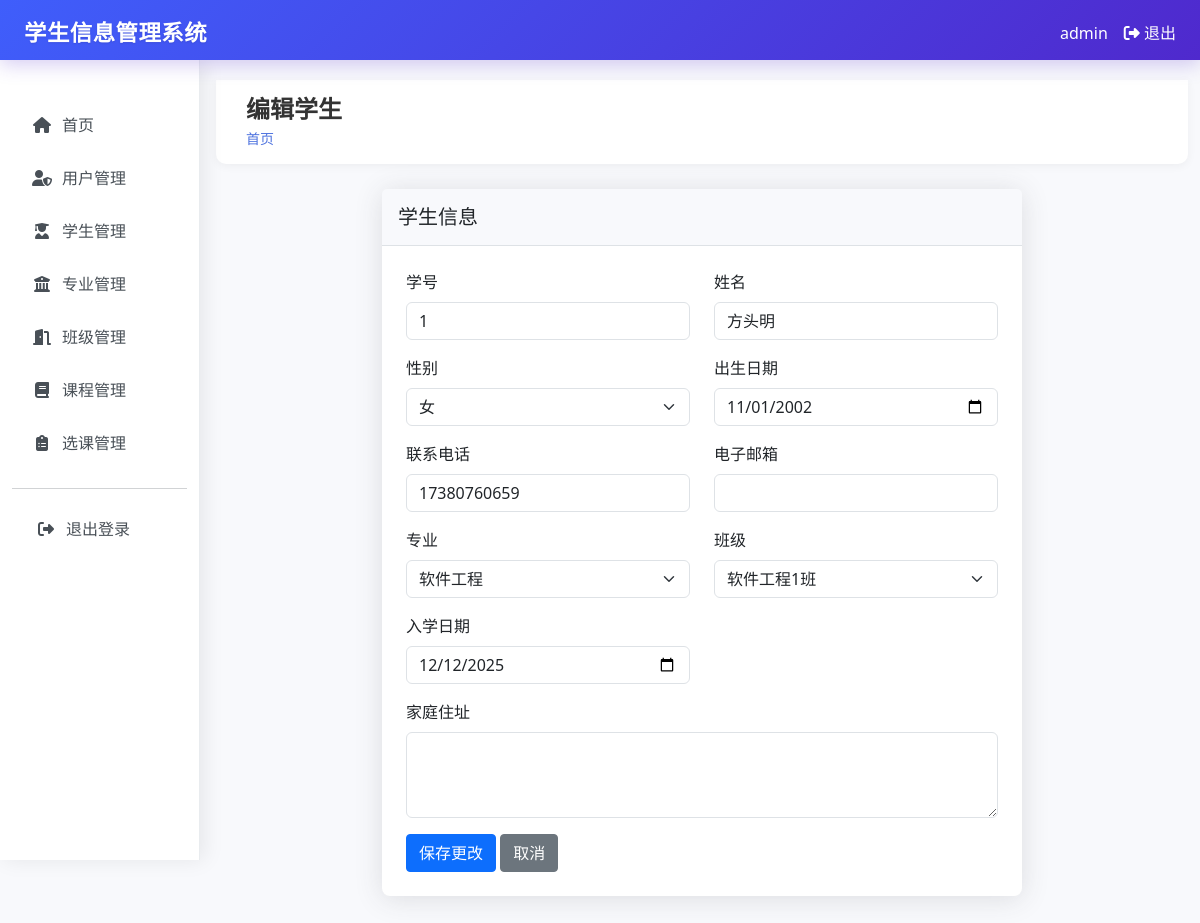
The page /students/1/edit (signed in) on the database as committed earlier.
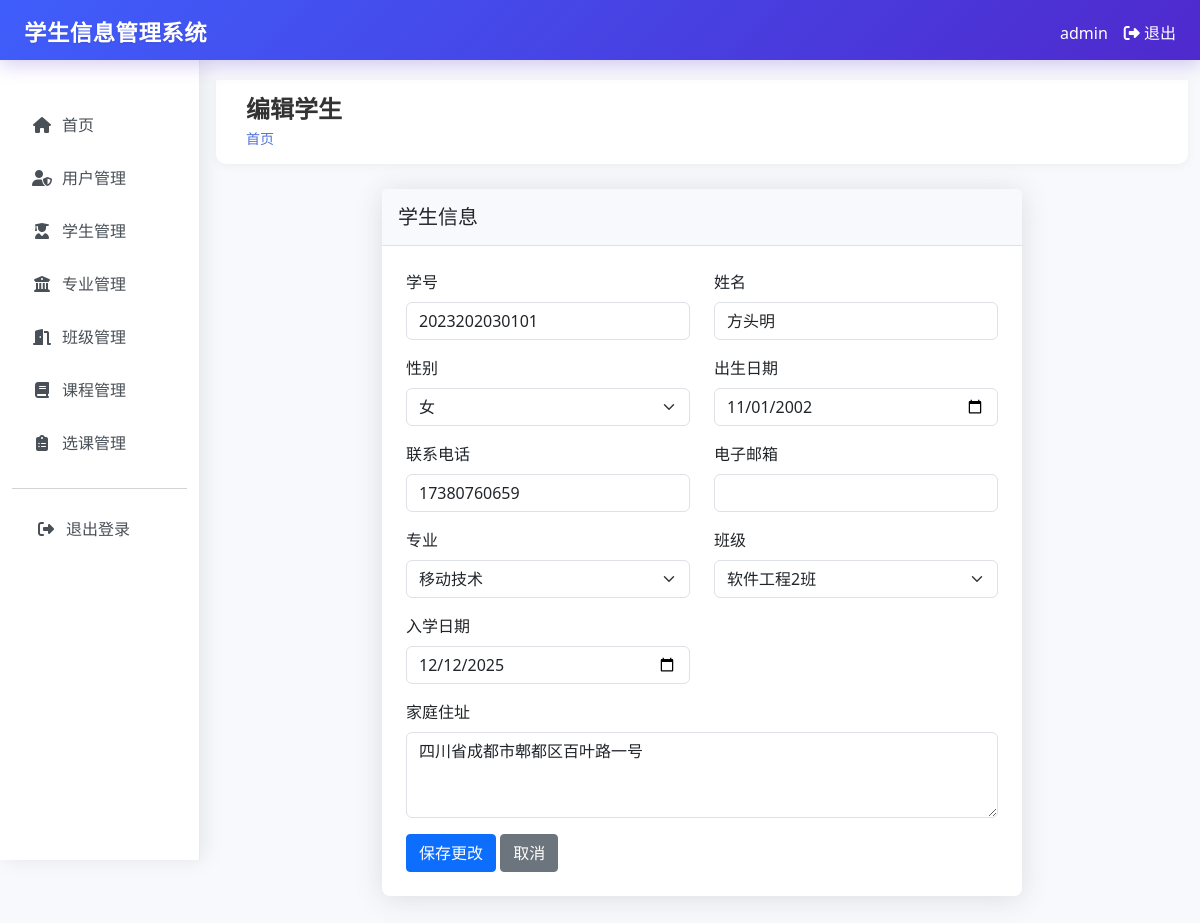
The same page on the database as committed later.
### tables this page shows
CREATE TABLE students (
        id INTEGER PRIMARY KEY AUTOINCREMENT,
        student_id TEXT UNIQUE NOT NULL,
        name TEXT NOT NULL,
        gender TEXT NOT NULL,
        birth_date TEXT,
        address TEXT,
        phone TEXT,
        email TEXT,
        major_id INTEGER,
        class_id INTEGER,
        enrollment_date TEXT,
        created_by INTEGER,
        created_at TIMESTAMP DEFAULT CURRENT_TIMESTAMP,
        FOREIGN KEY (major_id) REFERENCES majors (id),
        FOREIGN KEY (class_id) REFERENCES classes (id),
        FOREIGN KEY (created_by) REFERENCES users (id)
    );

CREATE TABLE majors (
        id INTEGER PRIMARY KEY AUTOINCREMENT,
        name TEXT UNIQUE NOT NULL,
        description TEXT,
        created_at TIMESTAMP DEFAULT CURRENT_TIMESTAMP
    );

CREATE TABLE classes (
        id INTEGER PRIMARY KEY AUTOINCREMENT,
        name TEXT UNIQUE NOT NULL,
        major_id INTEGER,
        description TEXT,
        created_at TIMESTAMP DEFAULT CURRENT_TIMESTAMP,
        FOREIGN KEY (major_id) REFERENCES majors (id)
    );

### app.py (the view, shortened to what this page needs)
@app.route("/students/<int:student_id>/edit", methods=["GET", "POST"])
@login_required
def edit_student(student_id):
    conn = get_db_connection()
    student = conn.execute("SELECT * FROM students WHERE id = ?", (student_id,)).fetchone()
    if session.get("role") != "admin" and student["created_by"] != session["user_id"]:
        flash("您没有权限编辑此学生信息")
        return redirect(url_for("students"))
    majors = conn.execute("SELECT * FROM majors ORDER BY name").fetchall()
    classes = conn.execute("SELECT * FROM classes ORDER BY name").fetchall()
    conn.close()
    return render_template("students/edit.html", student=student, majors=majors, classes=classes)

### app.py (called while the page is built)
def login_required(f):
    @wraps(f)
    def decorated_function(*args, **kwargs):
        if "user_id" not in session:
            return redirect(url_for("login"))
        return f(*args, **kwargs)
    return decorated_function

def get_db_connection():
    conn = sqlite3.connect("student_management.db")
    conn.row_factory = sqlite3.Row
    return conn

### templates/students/edit.html (shortened to what this page needs)
{% extends "base.html" %}
{% block header %}编辑学生{% endblock %}
{% block content %}
<div class="row justify-content-center">
    <div class="col-md-8">
        <div class="card">
            <div class="card-header">
                <h5 class="card-title mb-0">学生信息</h5>
            </div>
            <div class="card-body">
                <form method="post">
                    <div class="row">
                        <div class="col-md-6 mb-3">
                            <label for="student_id" class="form-label">学号</label>
                            <input type="text" class="form-control" id="student_id" name="student_id" value="{{ student.student_id }}" readonly onclick="alert('学号字段不能修改'); this.blur(); return false;">
                        </div>
                        <div class="col-md-6 mb-3">
                            <label for="name" class="form-label">姓名</label>
                            <input type="text" class="form-control" id="name" name="name" value="{{ student.name }}" required>
                        </div>
                    </div>
                    <div class="row">
                        <div class="col-md-6 mb-3">
                            <label for="gender" class="form-label">性别</label>
                            <select class="form-select" id="gender" name="gender" required>
                                <option value="女" {% if student.gender == '女' %}selected{% endif %}>女</option>
                            </select>
                        </div>
                        <div class="col-md-6 mb-3">
                            <label for="birth_date" class="form-label">出生日期</label>
                            <input type="date" class="form-control" id="birth_date" name="birth_date" value="{{ student.birth_date }}">
                        </div>
                    </div>
                    <div class="row">
                        <div class="col-md-6 mb-3">
                            <label for="phone" class="form-label">联系电话</label>
                            <input type="tel" class="form-control" id="phone" name="phone" value="{{ student.phone }}">
                        </div>
                        <div class="col-md-6 mb-3">
                            <label for="email" class="form-label">电子邮箱</label>
                            <input type="email" class="form-control" id="email" name="email" value="{{ student.email }}">
                        </div>
                    </div>
                    <div class="row">
                        <div class="col-md-6 mb-3">
                            <label for="major_id" class="form-label">专业</label>
                            <select class="form-select" id="major_id" name="major_id">
                                {% for major in majors %}
                                <option value="{{ major.id }}" {% if student.major_id == major.id %}selected{% endif %}>{{ major.name }}</option>
                                {% endfor %}
                            </select>
                        </div>
                        <div class="col-md-6 mb-3">
                            <label for="class_id" class="form-label">班级</label>
                            <select class="form-select" id="class_id" name="class_id">
                                {% for class in classes %}
                                <option value="{{ class.id }}" {% if student.class_id == class.id %}selected{% endif %}>{{ class.name }}</option>
                                {% endfor %}
                            </select>
                        </div>
                    </div>
                    <div class="row">
                        <div class="col-md-6 mb-3">
                            <label for="enrollment_date" class="form-label">入学日期</label>
                            <input type="date" class="form-control" id="enrollment_date" name="enrollment_date" value="{{ student.enrollment_date }}">
                        </div>
                    </div>
                    <div class="mb-3">
                        <label for="address" class="form-label">家庭住址</label>
                        <textarea class="form-control" id="address" name="address" rows="3">{{ student.address }}</textarea>
                    </div>
                    <button type="submit" class="btn btn-primary">保存更改</button>
                    <a href="{{ url_for('students') }}" class="btn btn-secondary">取消</a>
                </form>
            </div>
        </div>
    </div>
</div>
{% endblock %}

### templates/base.html (shortened to what this page needs)
<!DOCTYPE html>
<html lang="zh-CN">
<head>
    <link href="https://cdn.jsdelivr.net/npm/bootstrap@5.3.0/dist/css/bootstrap.min.css" rel="stylesheet">
    <link rel="stylesheet" href="https://cdnjs.cloudflare.com/ajax/libs/font-awesome/6.4.0/css/all.min.css">
</head>
<body>
    <nav class="navbar navbar-dark fixed-top system-header">
        <div class="container-fluid">
            <span class="navbar-brand mb-0 h1 ms-4">学生信息管理系统</span>
            <div class="d-flex">
                <span class="text-white me-3">{{ session.username }}</span>
                <a href="{{ url_for('logout') }}" class="text-white text-decoration-none me-4">
                    <i class="fas fa-sign-out-alt"></i> 退出
                </a>
            </div>
        </div>
    </nav>
    <div class="container-fluid" style="padding-top: 60px;">
        <div class="row">
            <nav class="col-md-3 col-lg-2 d-md-block sidebar collapse">
                <div class="position-sticky pt-3">
                    <div class="nav-section">
                        <ul class="nav flex-column">
                            <li class="nav-item">
                                <a class="nav-link {% if request.endpoint in ['dashboard', 'users_dashboard'] %}active{% endif %}" href="{{ url_for('dashboard') }}">
                                    <i class="fas fa-home"></i>
                                    首页
                                </a>
                            </li>
                        </ul>
                    </div>
                        {% if session.role == 'admin' %}
                        <div class="nav-section">
                            <ul class="nav flex-column">
                                <li class="nav-item">
                                    <a class="nav-link {% if request.endpoint == 'users' %}active{% endif %}" href="{{ url_for('users') }}">
                                        <i class="fas fa-user-shield"></i>
                                        用户管理
                                    </a>
                                </li>
                            </ul>
                        </div>
                        {% endif %}
                        <div class="nav-section">
                            <ul class="nav flex-column">
                                <li class="nav-item">
                                    <a class="nav-link {% if request.endpoint == 'students' %}active{% endif %}" href="{{ url_for('students') }}">
                                        <i class="fas fa-user-graduate"></i>
                                        学生管理
                                    </a>
                                </li>
                                <li class="nav-item">
                                    <a class="nav-link {% if 'majors' in request.endpoint %}active{% endif %}" href="{{ url_for('majors') }}">
                                        <i class="fas fa-university"></i>
                                        专业管理
                                    </a>
                                </li>
                                <li class="nav-item">
                                    <a class="nav-link {% if 'classes' in request.endpoint %}active{% endif %}" href="{{ url_for('classes') }}">
                                        <i class="fas fa-door-open"></i>
                                        班级管理
                                    </a>
                                </li>
                                <li class="nav-item">
                                    <a class="nav-link {% if 'courses' in request.endpoint %}active{% endif %}" href="{{ url_for('courses') }}">
                                        <i class="fas fa-book"></i>
                                        课程管理
                                    </a>
                                </li>
                                <li class="nav-item">
                                    <a class="nav-link {% if 'enrollments' in request.endpoint %}active{% endif %}" href="{{ url_for('enrollments') }}">
                                        <i class="fas fa-clipboard-list"></i>
                                        选课管理
                                    </a>
                                </li>
                            </ul>
                        </div>
                    <hr>
                    <ul class="nav flex-column">
                        <li class="nav-item">
                            <a class="nav-link logout-link" href="{{ url_for('logout') }}">
                                <i class="fas fa-sign-out-alt"></i>
                                退出登录
                            </a>
                        </li>
                    </ul>
                </div>
            </nav>
            <main class="col-md-9 ms-sm-auto col-lg-10 px-md-4 content" style="margin-left: 250px; padding-top: 20px;">
                <div class="top-header">
                    <div>
                        <h1 class="page-title">{% block header %}{% endblock %}</h1>
                        <div class="breadcrumb-container mt-1">
                            <a href="{{ url_for('dashboard') }}">首页</a>
                        </div>
                    </div>
                </div>
                {% block content %}{% endblock %}
            </main>
        </div>
    </div>
</body>
</html>

### templates/base.html (style rules this page uses)
.sidebar { height: 100vh; background-color: white; padding-top: 25px; box-shadow: 4px 0 20px rgba(0, 0, 0, 0.08); position: fixed; top: 60px; left: 0; z-index: 1000; overflow-y: auto; border-right: 1px solid #e9ecef; }
.sidebar .nav-link { color: #495057; padding: 12px 20px; border-radius: 8px; margin-bottom: 5px; transition: all 0.2s ease; display: flex; align-items: center; }
.sidebar .nav-link i { margin-right: 10px; width: 20px; text-align: center; }
.content { padding: 20px; }
.card { margin-bottom: 20px; }
.sidebar .logout-link { position: relative; margin-left: 0; padding-left: 24px; }
.sidebar .logout-link::before { content: ''; position: absolute; left: 0; top: 0; bottom: 0; width: 4px; background-color: rgba(255, 255, 255, 0.5); border-radius: 0 4px 4px 0; }
.top-header { background: white; box-shadow: 0 2px 10px rgba(0, 0, 0, 0.05); padding: 15px 30px; margin-bottom: 25px; border-radius: 0 0 10px 10px; display: flex; justify-content: space-between; align-items: center; }
.page-title { font-size: 24px; font-weight: 600; color: #333; margin: 0; }
.breadcrumb-container { font-size: 14px; color: #666; }
.breadcrumb-container a { color: #4e73df; text-decoration: none; }
body { font-family: 'Segoe UI', Tahoma, Geneva, Verdana, sans-serif; background-color: #f8f9fc; color: #495057; }
.container-fluid { padding: 0; }
.card { border: none; border-radius: 0.5rem; box-shadow: 0 0.15rem 1.75rem 0 rgba(58, 59, 69, 0.15); }
.card-header { background-color: #f8f9fc; border-bottom: 1px solid #dee2e6; padding: 1rem; }
.card-body { padding: 1.5rem; }
.btn { border-radius: 0.25rem; font-weight: 500; transition: all 0.3s ease; }
.pt-3 { padding-top: 1rem !important; }
.mb-3 { margin-bottom: 1rem !important; }
.system-header { background: linear-gradient(135deg, #3f5efb 0%, #4f29cd 100%); box-shadow: 0 4px 20px rgba(79, 41, 205, 0.25); padding: 15px 0; z-index: 1002; height: 60px; }
.system-header .navbar-brand { font-weight: 700; font-size: 1.4rem; color: white !important; text-shadow: 0 1px 2px rgba(0, 0, 0, 0.1); letter-spacing: 0.5px; }

Rows that differ between the two databases and show on the page:
changed students "方头明": student_id "1" → "2023202030101"; major_id "软件工程" → "移动技术"; class_id "软件工程1班" → "软件工程2班"; address (not shown) → "四川省成都市郫都区百叶路一号"
